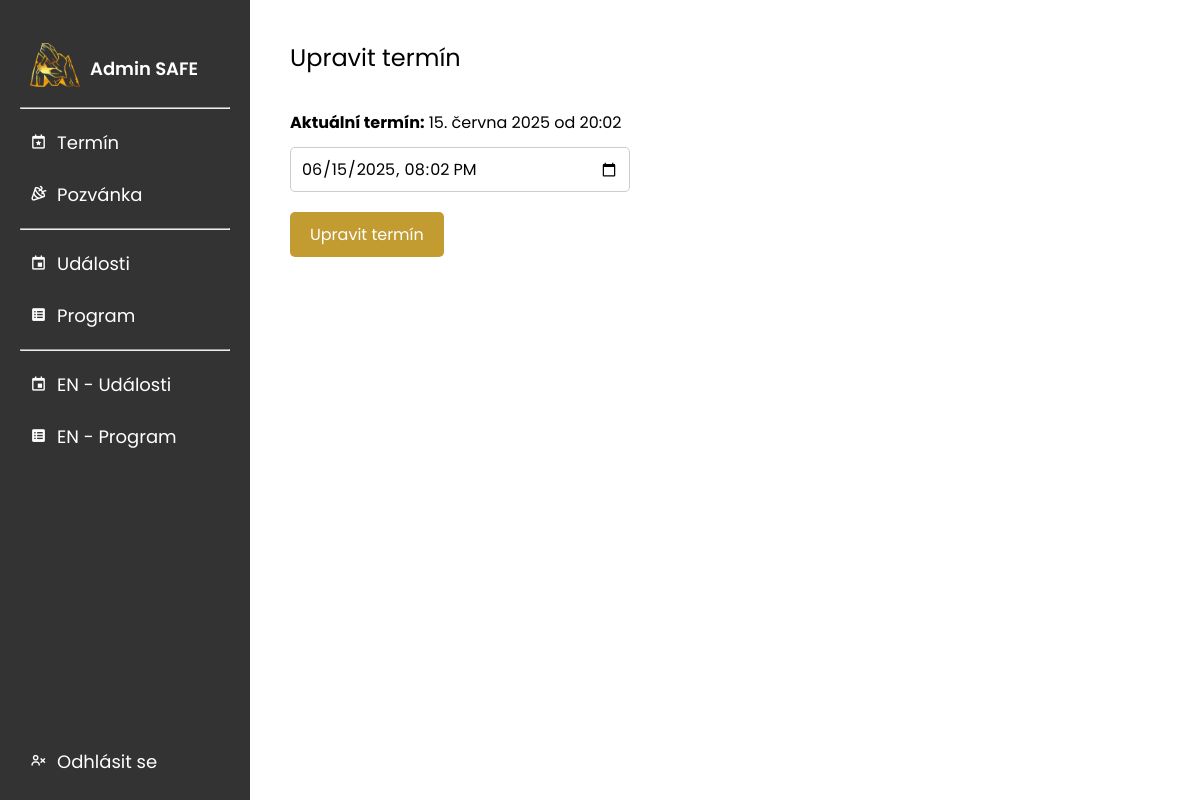
Page /admin/termin/index.php (signed in) on the committed database.
### tables this page shows
CREATE TABLE `termin` (
  `id` int(11) NOT NULL AUTO_INCREMENT,
  `datum_cas` datetime NOT NULL,
  PRIMARY KEY (`id`)
);

### admin/termin/index.php (the view, shortened to what this page needs)
<?php
$servername = "localhost";
$username = "root";
$password = "";
$dbname = "mywebsite";
$conn = new mysqli($servername, $username, $password, $dbname);
$sql = "SELECT datum_cas FROM termin WHERE id=1";
$result = $conn->query($sql);
$currentTerm = $result->fetch_assoc();
function cz_month($monthNumber) {
    $months = [
        1 => 'ledna',
        2 => 'února',
        3 => 'března',
        4 => 'dubna',
        5 => 'května',
        6 => 'června',
        7 => 'červenec',
        8 => 'srpna',
        9 => 'září',
        10 => 'října',
        11 => 'listopadu',
        12 => 'prosince'
    ];
    return $months[$monthNumber] ?? '';
}
?>
<!DOCTYPE html>
<html lang="cs">
<head>
    <?php include '../../skeleton/head.php' ?>
</head>
<body>
    <?php include '../../skeleton/headerAdmin.php' ?>
    <div class="content">
        <h2>Upravit termín</h2><br>
        <?php if ($currentTerm && $currentTerm['datum_cas']):
            $datetime = new DateTime($currentTerm['datum_cas']);
            $day = $datetime->format('j');
            $month = cz_month((int)$datetime->format('n'));
            $year = $datetime->format('Y');
            $time = $datetime->format('H:i');
        ?>
            <p><strong>Aktuální termín:</strong> <?php echo "$day. $month $year od $time"; ?></p>
        <?php else: ?>
            <p>Aktuální termín není nastaven.</p>
        <?php endif; ?>
        <form action="" method="POST">
            <input type="datetime-local" id="datum_cas" name="datum_cas" class="dateTime" value="<?php echo $currentTerm ? $currentTerm['datum_cas'] : ''; ?>" required><br>
            <button type="submit" class="saveButton">Upravit termín</button><br>
        </form>
    </div>
</body>
</html>

### css/style.css (style rules this page uses)
* { margin: 0; padding: 0; box-sizing: border-box; font-family: "Titan One", sans-serif; }
p, h3, h4, a, ul, li, strong, label, input::placeholder, input, select, option, i, button, textarea::placeholder { font-family: "Inter", sans-serif; }
h1, h2 { font-weight: 400 !important; }
html { scroll-behavior: smooth; }
body { display: flex; flex-direction: column; min-height: 100vh; position: relative; }
form input, select, .counter-escort { margin-top: 12px; }
.content h2 { margin-bottom: 10px; }
.content { margin-left: 270px; padding: 20px; flex-grow: 1; }
.content form .saveButton { background-color: rgb(194, 155, 49); color: white; padding: 10px 20px; border: none; border-radius: 5px; cursor: pointer; display: inline-block; font-size: 16px; text-align: center; transition: background-color 0.3s ease; }
.content h2 { padding-top: 20px; }
.dateTime { width: 340px; padding: 8px 10px; font-size: 16px; border: 1px solid #ccc; border-radius: 5px; margin-bottom: 20px; box-sizing: border-box; }

### admin/termin/index.php (style rules this page uses)
* { font-family: "Poppins", sans-serif !important; }

### rows in the picture
termin: datum_cas "15", datum_cas "června", datum_cas "2025", datum_cas "20:02", datum_cas "06/15/2025 20:02"
